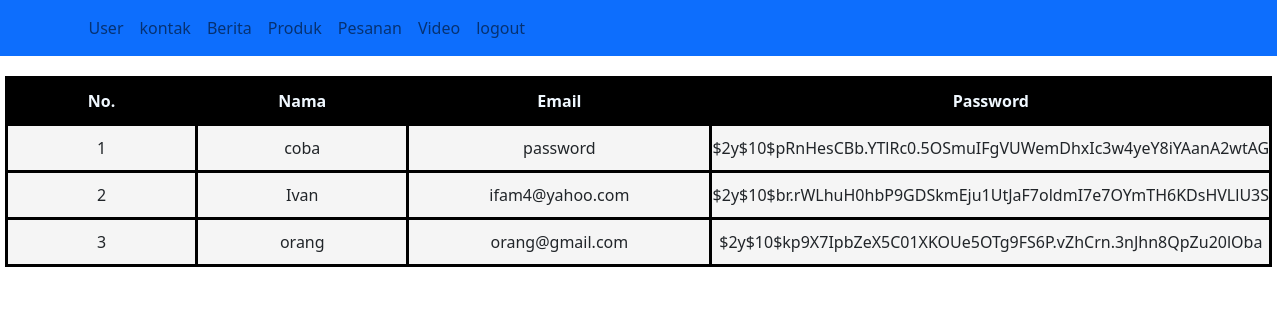
Page /admin.php (signed in) on the committed database.
### tables this page shows
CREATE TABLE `user` (
  `id` int(12) NOT NULL,
  `username` varchar(50) NOT NULL,
  `email` varchar(50) NOT NULL,
  `password` varchar(200) NOT NULL
);

### admin.php (the view, shortened to what this page needs)
<?php
include 'koneksi.php';
$select = "SELECT * FROM user ";
$result = mysqli_query($conn, $select);
$i = 1;
?>
<!DOCTYPE html>
<html lang='en'>
<head>
<link href="https://cdn.jsdelivr.net/npm/bootstrap@5.2.3/dist/css/bootstrap.min.css" rel="stylesheet">
    <link rel="stylesheet" href="table.css">
</head>
<body>
<nav class="navbar navbar-expand-lg bg-primary">
  <div class="container">
    <div class="collapse navbar-collapse" id="navbarNavAltMarkup">
      <div class="navbar-nav">
      <a class="nav-link" href="admin.php">User</a>
        <a class="nav-link" href="kontak.php">kontak</a>
        <a class="nav-link" href="berita.php">Berita</a>
        <a class="nav-link" href="produk.php">Produk</a>
        <a class="nav-link" href="pesanan.php">Pesanan</a>
        <a class="nav-link" href="video.php">Video</a>
        <a class="nav-link" href="logout.php">logout</a>
      </div>
    </div>
  </div>
</nav>
<table>
<tr>
    <th>No.</th>
    <th>Nama</th>
    <th>Email</th>
    <th>Password</th>
</tr>
<?php while ($row = mysqli_fetch_assoc($result)) { ?>
    <tr>
        <td><?php echo $i++;?></td>
        <td><?php echo $row["username"];?></td>
        <td><?php echo $row["email"];?></td>
        <td style="padding: 0px;"><?php echo $row["password"];?></td>
    </tr>
<?php }
;?>
</table>
</body>
</html>

### table.css (style rules this page uses)
table, th, td { margin: auto; border: 3px solid black; border-collapse: collapse; margin-top: 20px; }
th { background-color: Black; color: aliceblue; text-align: center; padding: 10px 80px 10px 80px; }
td { text-align: center; background-color: whitesmoke; padding: 10px 80px 10px 80px; }

### rows in the picture
user: username "coba", email "password", password "$2y$10$pRnHesCBb.YTlRc0.5OSmuIFgVUWemDhxIc3w4yeY8iYAanA2wtAG"
user: username "Ivan", email "ifam4@yahoo.com", password "$2y$10$br.rWLhuH0hbP9GDSkmEju1UtJaF7oldmI7e7OYmTH6KDsHVLlU3S"
user: username "orang", email "orang@gmail.com", password "$2y$10$kp9X7IpbZeX5C01XKOUe5OTg9FS6P.vZhCrn.3nJhn8QpZu20lOba"
